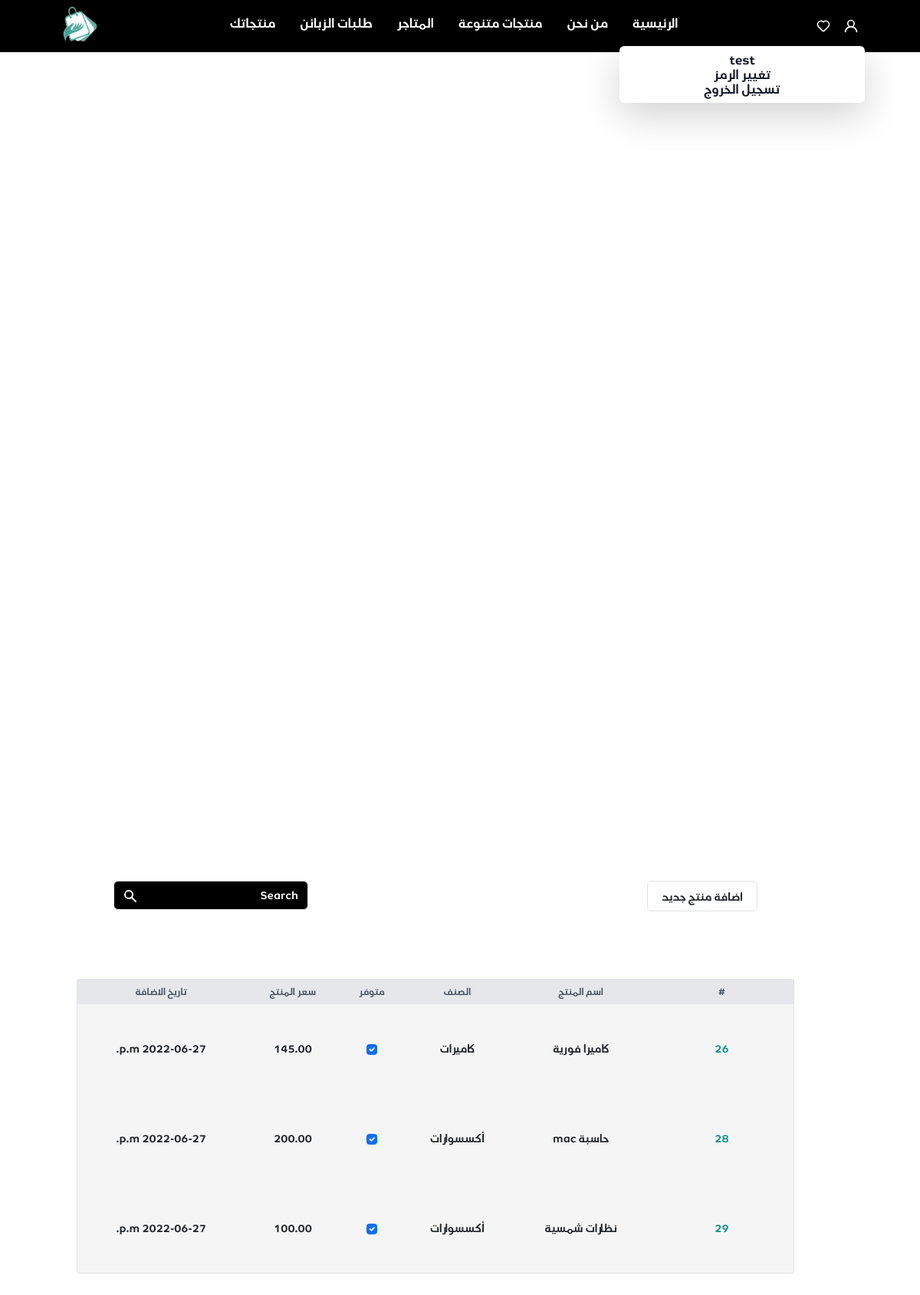
The page /vendor/ (signed in) on the database its author committed.
### jumla/models.py (models this page shows, shortened)
class User(AbstractUser):
    username = None
    phone_number = models.CharField(max_length=11, unique=True)
    address = models.CharField(max_length=255, null=True)
    USERNAME_FIELD = 'phone_number'
    REQUIRED_FIELDS = []
    objects = CustomUserManager()
    class Meta:
        verbose_name = "user"
        verbose_name_plural = "users"

class Product(models.Model):
    ProductName = models.CharField(max_length=255)
    Size = models.CharField(max_length=255)
    price = models.DecimalField(max_digits=12, decimal_places=2)
    description = models.CharField(max_length=255)
    shopOwner = models.ForeignKey(Shop, on_delete=models.CASCADE, related_name="shop_products")
    Date = models.DateTimeField(default=timezone.now)
    is_active = models.BooleanField(default=True)
    Category = models.ForeignKey(Category, on_delete=models.CASCADE, related_name="product_Category")

class Category(models.Model):
    parent = models.ForeignKey('self',
                               verbose_name='parent',
                               related_name='children',
                               null=True,
                               blank=True,
                               on_delete=models.CASCADE)
    name = models.CharField(max_length=100)
    image = models.ImageField(upload_to="category/", null=True)
    is_active = models.BooleanField(default=True)
    class Meta:
        verbose_name = "Category"
        verbose_name_plural = "الفئات"

### jumla/decorators.py (the view)
        def wrapper_func(request, *args, **kwargs):
            group = None
            if request.user.groups.exists():
                group = request.user.groups.all()[0].name
            if group in allowed_roles:
                return view_func(request, *args, **kwargs)
            else:
                return HttpResponse('not in group')

### jumla/views/vender.py (called while the page is built, shortened)
@login_required(login_url='login')
@allowed_users(allowed_roles=['vendor'])
def vendor_home(request):
    shop = get_object_or_404(Shop, shopOwner_id=request.user.id)
    shop_products = Product.objects.filter(shopOwner_id=shop.id)
    q = request.GET.get('q')
    context = {'products': shop_products}
    return render(request, "jumla/vender/home.html", context)

### jumla/templates/jumla/vender/home.html (shortened to what this page needs)
{% extends 'jumla/base/base.html' %}
{% load static %}
{% block content %}
        <div class="flex flex-col justify-center min-h-screen pr-16  py-36  ">
            <div class="flex justify-between p-5">
                <div class="w-36 h-10 text-center  hover:text-white border border-gray-800 hover:bg-gray-900 focus:ring-2 focus:outline-none focus:ring-gray-300  px-3 py-2.5 text-sm  rounded">
                    <a href="{% url 'create_product' %}">
                        اضافة منتج جديد
                    </a>
                </div>
                      <form methode="get" action="#" class="relative z-50">
                        <button type="submit" id="searchsubmit" class="absolute inset-y-0 left-0 pl-3 flex items-center pointer-events-none">
                        </button>
                        <input type="text" name="s" id="s" class="block w-full pl-10 pr-3 py-2 border border-transparent rounded-md leading-5  text-gray-300 placeholder-gray-100 focus:outline-none bg-black focus:text-white sm:text-sm transition duration-150 ease-in-out" placeholder="Search">
                      </form>
            </div>
            <div class="mt-10">
                <div class="w-full  bg-white  rounded-sm border  border-gray-200">
                    <div class="">
                            <table class="w-full  bg-neutral-100">
                                <thead class="text-xs font-semibold uppercase text-gray-600 bg-gray-200">
                                    <tr>
                                        <th class="p-2 whitespace-nowrap">
                                            <div class="font-semibold text-center">#</div>
                                        </th>
                                        <th class="p-2 whitespace-nowrap">
                                            <div class="font-semibold text-center">اسم المنتج</div>
                                        </th>
                                        <th class="p-2 whitespace-nowrap">
                                            <div class="font-semibold text-center"> الصنف</div>
                                        </th>
                                        <th class="p-2 whitespace-nowrap">
                                            <div class="font-semibold text-center"> متوفر </div>
                                        </th>
                                        <th class="p-2 whitespace-nowrap">
                                            <div class="font-semibold text-center"> سعر المنتج </div>
                                        </th>
                                        <th class="p-2 whitespace-nowrap">
                                          <div class="font-semibold text-center"> تاريخ الاضافة </div>
                                      </th>
                                    </tr>
                                </thead>
                                <tbody class="text-sm divide-y   divide-gray-100">
                                    {% for product in products %}
                                    <tr>
                                        <td class="p-5 whitespace-nowrap">
                                            <div class="text-center text-teal-600"> <a href="{% url 'update_product' product.id %}"> {{ product.id }}</a> </div>
                                        </td>
                                        <td class="p-2 whitespace-nowrap">
                                            <div class="text-center "> {{ product.ProductName }} </div>
                                        </td>
                                        <td class="p-2 whitespace-nowrap">
                                            <div class="text-center font-medium "> {{ product.Category.name }} </div>
                                        </td>
                                        <td class="p-2 whitespace-nowrap">
                                            <div class="text-sm text-center    ">
                                                {% if product.is_active %}
                                                <input id="is_activ" class="form-check-input"
                                                       data-product_id = {{ product.id }}
                                                       type="checkbox"  checked />
                                            {% else %}
                                                <input id="is_activ" class="form-check-input"
                                                       data-product_id = {{ product.id }}
                                                       type="checkbox"  />
                                            {% endif %}
                                            </div>
                                        </td>
                                        <td class="p-2 whitespace-nowrap">
                                            <div class="text-sm text-center">{{ product.price }} </div>
                                        </td>
                                        <td class="p-2 whitespace-nowrap">
                                            <div class="text-sm text-center">{{ product.Date|date:'Y-m-d a' }} </div>
                                        </td>
                                    </tr>
        {% endfor %}
                                </tbody>
                            </table>
                    </div>
                </div>
            </div>
        </div>
{% endblock %}

### jumla/templates/jumla/base/navbar.html (shortened to what this page needs)
{% load static %}
<nav class="bg-black">
        <div class="flex justify-around p-2 ">
            <div class="flex py-2 -mr-2">
                <div x-data="{ dropdownOpen: false }" class="relative ">
                    <button @click="dropdownOpen = !dropdownOpen" class="relative z-10 block rounded-md  p-2 focus:outline-none hover:bg-slate-500/75  drop-shadow-md rounded hover:ring-white">
                        <svg class="w-5 h-5     text-white   " xmlns="http://www.w3.org/2000/svg" viewBox="0 0 24 24"><path fill="#FFFFFF" d="M15.71,12.71a6,6,0,1,0-7.42,0,10,10,0,0,0-6.22,8.18,1,1,0,0,0,2,.22,8,8,0,0,1,15.9,0,1,1,0,0,0,1,.89h.11a1,1,0,0,0,.88-1.1A10,10,0,0,0,15.71,12.71ZM12,12a4,4,0,1,1,4-4A4,4,0,0,1,12,12Z"/></svg>
                    </button>
                    <div x-show="dropdownOpen" @click="dropdownOpen = false" class="fixed inset-0 h-full w-full z-10"></div>
                    <div x-show="dropdownOpen" class="absolute right-0 mt-2 bg-white rounded-md shadow-lg overflow-hidden z-20" style="width:20rem;">
                        <div class="py-2">
                            {% if user.is_authenticated %}
                                          <a href="#" class="transition-colors duration-200  w-full py-3 text-normal text-gray-900  border-b   hover:bg-teal-500 hover:text-white">
                                        <h1 class="text-center  text-medium  font-semibold ">
                                            <span >{{ user.first_name }}</span> </h1>
                                    </a>
                                          <a href="{% url 'change_password' %}" class="transition-colors duration-200  w-full w-full py-3 text-normal text-gray-900   hover:bg-teal-500 hover:text-white">
                                        <h1 class="text-center text-medium  font-semibold"> تغيير الرمز </h1>
                                    </a>
                                    <a href="{% url 'logout' %}" class="transition-colors duration-200  w-full py-3 text-normal text-gray-900 border-t hover:bg-teal-500 hover:text-white">
                                        <h1 class="text-center text-medium  font-semibold"> تسجيل الخروج   </h1>
                                    </a>
                                    {% endif %}
                        </div>
                    </div>
                </div>
                {% if user.is_authenticated %}
                <div class=" inline-block   ">
                  <button  class=" z-10 block rounded-md  p-2 focus:outline-none hover:bg-slate-500/75  drop-shadow-md rounded hover:ring-white ">
                  </button>
                </div>
          {% endif %}
            </div>
            <div class="m-1">
                <div class=" flex  p-2">
                    <a href="{% url 'home' %}" class = "text-white px-3 hover:text-slate-100 inline-block pl-10 ">
                   <h1 class="hover:text-gray-300">
                    الرئيسية
                    </h1>
                </a>
                <a href="#" class = "text-white px-3 inline-block pl-10">
                   <h1  class="hover:text-gray-300"> من نحن</h1></a>
                <a href="#" class = "text-white px-3 inline-block pl-10">
                    <h1  class="hover:text-gray-300">منتجات متنوعة </h1></a>
                     <a href="" class = "text-white px-3 inline-block pl-10">
                    <h1  class="hover:text-gray-300" >
                        المتاجر
                    </h1></a>
               {% if request.user.groups.all.first.name == "vendor" %}
                   <a href="{% url 'view_customer_bills' %}" class = "text-white px-3 inline-block pl-10">
                        <h1  class="hover:text-gray-300" >
                            طلبات الزبائن
                        </h1></a>
                   <a href="{% url 'vendor_home' %}" class = "text-white px-3 inline-block pl-10">
                        <h1  class="hover:text-gray-300" >
                            منتجاتك
                        </h1></a>
               {% endif %}
                </div>
            </div>
                   <div class="brand-image">
                  <img src="{% static 'jumla/images/shorja.jpg' %}" class="h-12 w-12" alt="">
                   </div>
        </div>
</nav>

### jumla/static/jumla/style.css (style rules this page uses)
body { font-family: air-arabia, sans-serif; }

### rows shown on the page
User: first_name "test"
Product: id "26", ProductName "كاميرا فورية", Category.name "كاميرات", price "145.00", Date "2022-06-27 p.m."
Product: id "28", ProductName "حاسبة mac", Category.name "أكسسوارات", price "200.00", Date "2022-06-27 p.m."
Product: id "29", ProductName "نظارات شمسية", Category.name "أكسسوارات", price "100.00", Date "2022-06-27 p.m."
